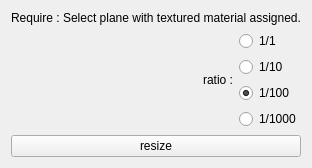
<?xml version="1.0" encoding="UTF-8"?>
<ui version="4.0">
 <class>Form</class>
 <widget class="QWidget" name="Form">
  <property name="geometry">
   <rect>
    <x>0</x>
    <y>0</y>
    <width>299</width>
    <height>153</height>
   </rect>
  </property>
  <property name="windowTitle">
   <string>Form</string>
  </property>
  <layout class="QVBoxLayout" name="verticalLayout">
   <item>
    <layout class="QVBoxLayout" name="verticalLayout_2">
     <item>
      <widget class="QLabel" name="label_2">
       <property name="text">
        <string>Require : Select plane with textured material assigned.</string>
       </property>
       <property name="alignment">
        <set>Qt::AlignCenter</set>
       </property>
      </widget>
     </item>
     <item>
      <layout class="QGridLayout" name="gridLayout">
       <item row="0" column="2">
        <layout class="QVBoxLayout" name="verticalLayout_3">
         <item>
          <widget class="QRadioButton" name="radioButton_1">
           <property name="text">
            <string>1/1</string>
           </property>
           <property name="autoRepeatInterval">
            <number>0</number>
           </property>
          </widget>
         </item>
         <item>
          <widget class="QRadioButton" name="radioButton_10">
           <property name="text">
            <string>1/10</string>
           </property>
           <property name="checked">
            <bool>false</bool>
           </property>
          </widget>
         </item>
         <item>
          <widget class="QRadioButton" name="radioButton_100">
           <property name="text">
            <string>1/100</string>
           </property>
           <property name="checked">
            <bool>true</bool>
           </property>
          </widget>
         </item>
         <item>
          <widget class="QRadioButton" name="radioButton_1000">
           <property name="text">
            <string>1/1000</string>
           </property>
          </widget>
         </item>
        </layout>
       </item>
       <item row="0" column="1">
        <widget class="QLabel" name="label">
         <property name="text">
          <string>ratio :</string>
         </property>
         <property name="alignment">
          <set>Qt::AlignRight|Qt::AlignTrailing|Qt::AlignVCenter</set>
         </property>
        </widget>
       </item>
       <item row="0" column="0">
        <spacer name="horizontalSpacer">
         <property name="orientation">
          <enum>Qt::Horizontal</enum>
         </property>
         <property name="sizeHint" stdset="0">
          <size>
           <width>40</width>
           <height>20</height>
          </size>
         </property>
        </spacer>
       </item>
      </layout>
     </item>
     <item>
      <widget class="QPushButton" name="resizeButton">
       <property name="text">
        <string>resize</string>
       </property>
      </widget>
     </item>
    </layout>
   </item>
  </layout>
 </widget>
 <resources/>
 <connections/>
</ui>
